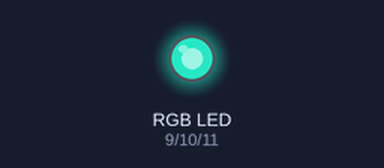
This sketch was run on a simulated Arduino Uno, built with avr-gcc and run on an emulated ATmega328P. Shown: an RGB LED mixed from three pins (HIGH = lit). Dim RGB values are drawn brighter than linear.

Above: at 0.05 s.
At 1.5 s:
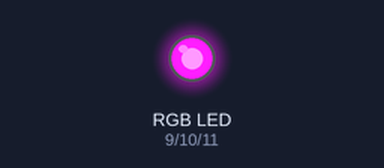
At 3.0 s:
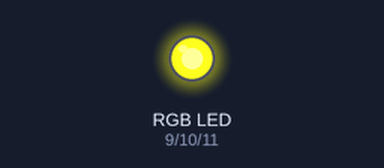
Timing chart, 0 to 6.9 s (numbered marks = the images above):
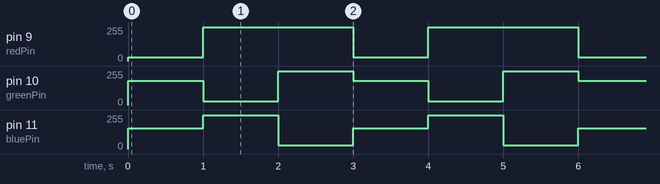

The sketch:

sketch_custom_color.ino
```cpp
const int redPin = 9;
const int greenPin = 10;
const int bluePin = 11;

// Adjust this to change the speed (lower is faster)
//int fadeSpeed = 30;

void setup() {
  pinMode(redPin, OUTPUT);
  pinMode(greenPin, OUTPUT);
  pinMode(bluePin, OUTPUT);
}

void setColor(int r, int g, int b) {
  analogWrite(redPin, 255 - r);
  analogWrite(greenPin, 255 - g);
  analogWrite(bluePin, 255 - b);
}

void loop() {
  int r, g, b;

  // Color 1
  {
    setColor(225, 72, 100);
    delay(1000);
  }

 // Color 2
  {
    setColor(0, 225, 0);
    delay(1000);
  }

 // Color 3
  {
    setColor(0, 0, 225);
    delay(1000);
  }
}
```

Measured:
- by itself, pin 9 (redPin): alternates 255/255 for 2.0 s and 30/255 for 1.0 s
- by itself, pin 10 (greenPin): repeats every 3.0 s: 30/255 1.0 s, 255/255 1.0 s, 183/255 1.0 s
- by itself, pin 11 (bluePin): repeats every 3.0 s: 255/255 1.0 s, 30/255 1.0 s, 155/255 1.0 s
